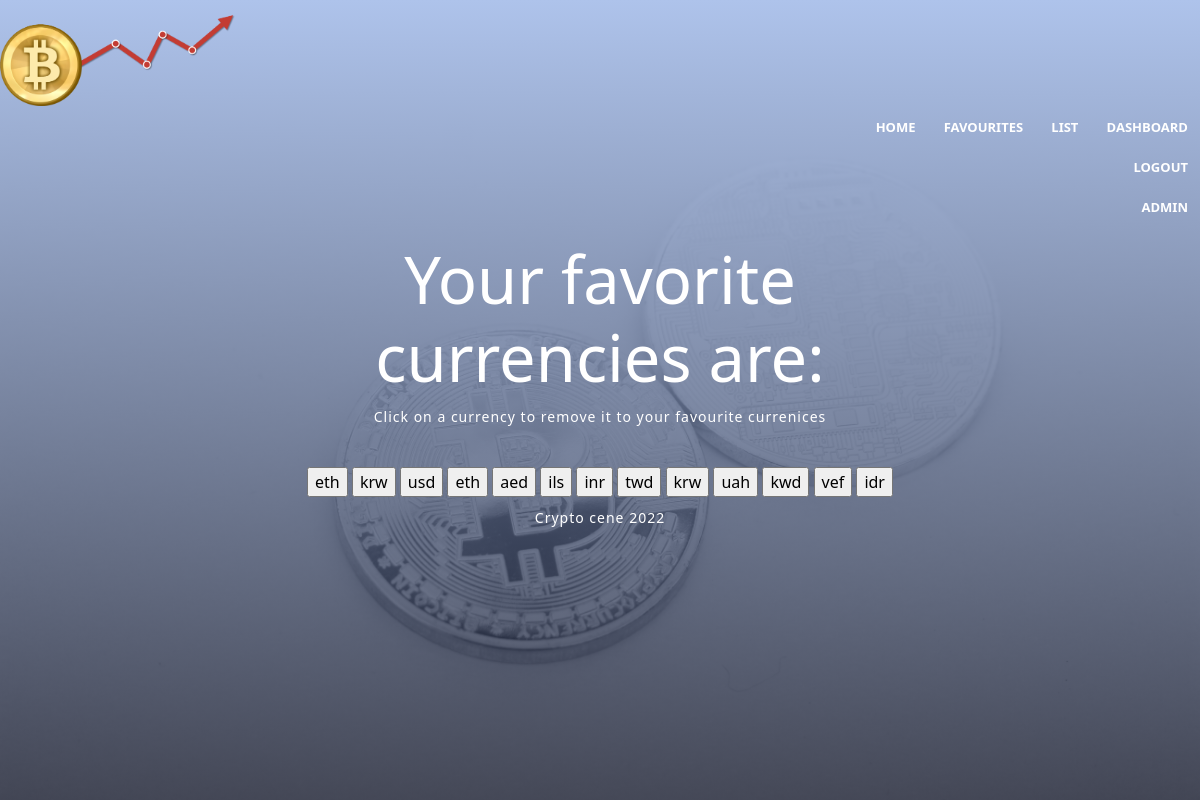
The page /favorite/ (signed in) on the database its author committed.
### Crypto/models.py (models this page shows)
class Favorites(models.Model):
    tag = models.CharField(max_length=200)
    user_id = models.ForeignKey(Users, default=1, on_delete=models.CASCADE)
    def __str__(self):
        return self.tag

### Crypto/views.py (the view)
# urls.py: path('favorite/', views.list_favorite, name='favorite'),
def list_favorite(request):
    response = fav.favorites_list()
    template = loader.get_template('Crypto/favorite.html')
    context = {
        'response': response,
    }
    return HttpResponse(template.render(context, request))

### Crypto/views_favorites.py (called while the page is built)
def favorites_list():
    return Favorites.objects.all()

### Crypto/templates/Crypto/favorite.html (shortened to what this page needs)
{% extends "./home.html" %}
{% block content %}
    <div class="favorites">
        <h1>
        Your favorite currencies are:
        </h1>
        <p>
            Click on a currency to remove it to your favourite currenices
        </p>
        <form action={% url 'Crypto:remove' %} method="POST">
            {% for currency in response %}
                <input type="submit" name="favorite" class="button" value="{{currency}}" />
            {% endfor %}
        </form>
    </div>
{% endblock %}

### Crypto/static/css/style.css (style rules this page uses)
html, body { margin: 0; padding: 0; height: 100%; }
.text-box h1 { font-size: 65px; }
.text-box p { font-size: 14px; margin: 10px 0 40px; color: #fff; letter-spacing: 1px; line-height: 1.5; }

### rows shown on the page
Favorites: favorite "eth"
Favorites: favorite "krw"
Favorites: favorite "usd"
Favorites: favorite "eth"
Favorites: favorite "aed"
Favorites: favorite "ils"
Favorites: favorite "inr"
Favorites: favorite "twd"
Favorites: favorite "krw"
Favorites: favorite "uah"
Favorites: favorite "kwd"
Favorites: favorite "vef"
Favorites: favorite "idr"
